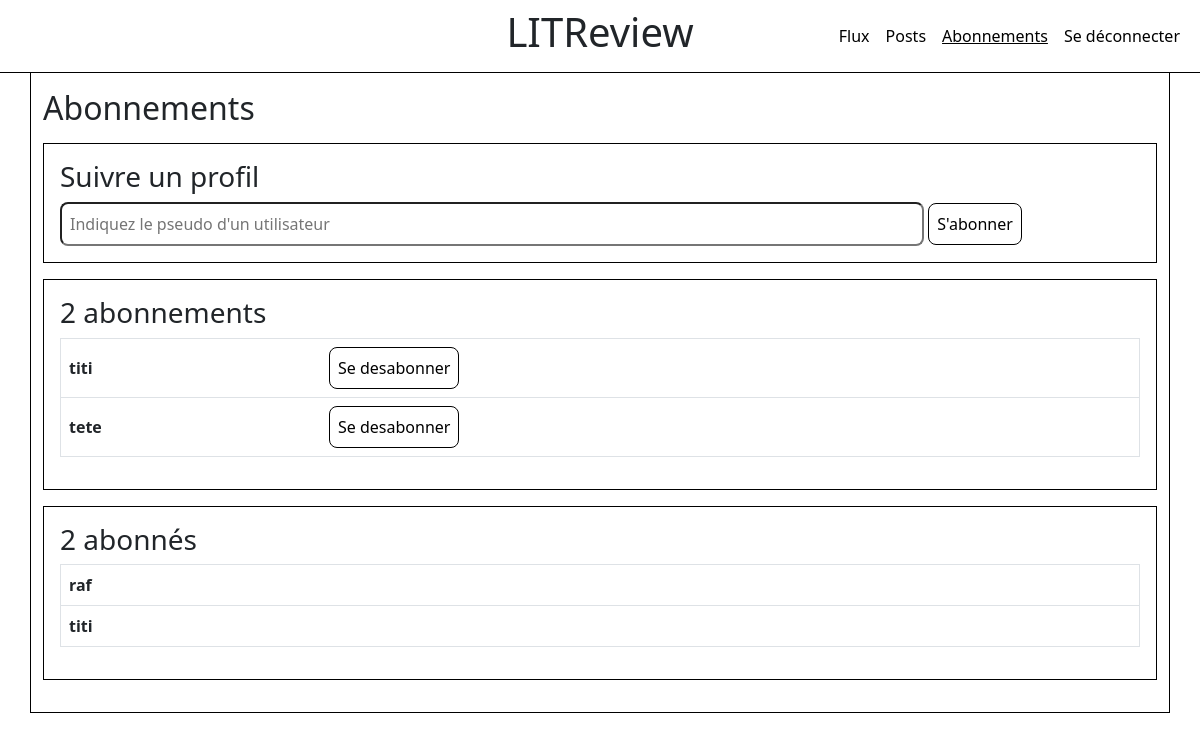
/subscription/ (signed in), run on the app's committed database.
### authentication/models.py (models this page shows, shortened)
class UserFollow(models.Model):
    user = models.ForeignKey(
        settings.AUTH_USER_MODEL, on_delete=models.CASCADE, related_name="following"
    )
    followed_user = models.ForeignKey(
        settings.AUTH_USER_MODEL, on_delete=models.CASCADE, related_name="followed_by"
    )
    class Meta:
        unique_together = (
            "user",
            "followed_user",
        )

class User(AbstractUser):
    pass

### authentication/views.py (the view)
# urls.py: path('subscription/', authentication.views.subscription_page, name='subscription'),
@login_required
def subscription_page(request):
    if request.POST.get('action') == 'search':
        form = SubscribeForm(request.POST)
        if form.is_valid():
            try:
                followed_user = User.objects.get(username=request.POST['followed_user'])
                if request.user == followed_user:
                    messages.error(request, 'Vous ne pouvez pas vous suivre vous-même.')
                else:
                    try:
                        UserFollow.objects.create(user=request.user, followed_user=followed_user)
                        messages.success(request, f'Vous suivez maintenant {followed_user}!')
                    except IntegrityError:
                        messages.error(request, f'Vous suivez déjà {followed_user}!')
            except User.DoesNotExist:
                messages.error(request, f'L\'utilisateur {form.data["followed_user"]} n\'existe pas.')
    else:
        form = SubscribeForm()
    user_follows = UserFollow.objects.filter(user=request.user).order_by('followed_user')
    followed_by = UserFollow.objects.filter(followed_user=request.user).order_by('user')
    context = {
        'form': form,
        'user_follows': user_follows,
        'followed_by': followed_by,
    }
    return render(request, 'authentication/subscription.html', context)

### authentication/forms.py
class SubscribeForm(forms.Form):
    followed_user = forms.CharField(label=False, widget=forms.TextInput())

### authentication/templates/authentication/subscription.html (shortened to what this page needs)
{% extends 'base.html' %}
{% block content %}
<h2>Abonnements</h2>
<div class="post">
<h3>Suivre un profil</h3>
<form method="POST" action="{% url 'subscription' %}">
    <input type="text" placeholder="Indiquez le pseudo d'un utilisateur" name="followed_user" id="search_user">
    <button type="submit" class="button">S'abonner</button>
</form>
</div>
{% if user_follows %}
<div class="post">
    <h3>{{ user_follows.count }} abonnement{{ user_follows|pluralize }}</h3>
    <table class="table">
        <tbody>
        {% for follow in user_follows %}
            <tr>
                <th scope="row">{{ follow.followed_user.username }}</th>
                <td>
                    <form method="POST" action="{% url 'unfollow' follow.id %}">
                        <button type="submit" class="button">Se desabonner</button>
                    </form>
                </td>
            </tr>
        </tbody>
        {% endfor %}
    </table>
{% else %}
    <h4>Vous n'êtes abonné à aucun utilisateur pour le moment.</h4>
{% endif %}
</div>
{% if followed_by %}
<div class="post">
    <h3>{{ followed_by.count }} abonné{{ followed_by|pluralize }}</h3>
    <table class="table">
        <tbody>
        {% for follow in followed_by %}
            <tr>
                <th scope="row">{{ follow.user.username }}</th>
            </tr>
        </tbody>
        {% endfor %}
    </table>
{% else %}
    <h4 >Aucun utilisateur ne vous suit pour le moment.</h4>
{% endif %}
</div>
  {% endblock content %}

### feed/static/feed/styles.css (style rules this page uses)
* { margin: 0; padding: 0; box-sizing: border-box; list-style-type: none; }
html { font-size: 100%; font-family: 'Montserrat', sans-serif; text-align: center; }
table { border:1px solid black; }
table th { vertical-align: middle; }
.button { font-size: 1em; background-color: white; padding: 0.5em; margin-right:0.5em; border-radius: 0.5em; cursor:hand; border:1px solid black; }
div.post { border:1px solid black; padding:1em; margin:1em 0; }
#search_user { padding:0.5em; min-width: 80%; border-radius: 0.5em; }

### data on the page
UserFollow: followed_user.username "titi"
UserFollow: followed_user.username "tete"
UserFollow: user.username "raf"
UserFollow: user.username "titi"

### other printed values
{{ user_follows.count }} "2"
{{ followed_by.count }} "2"
